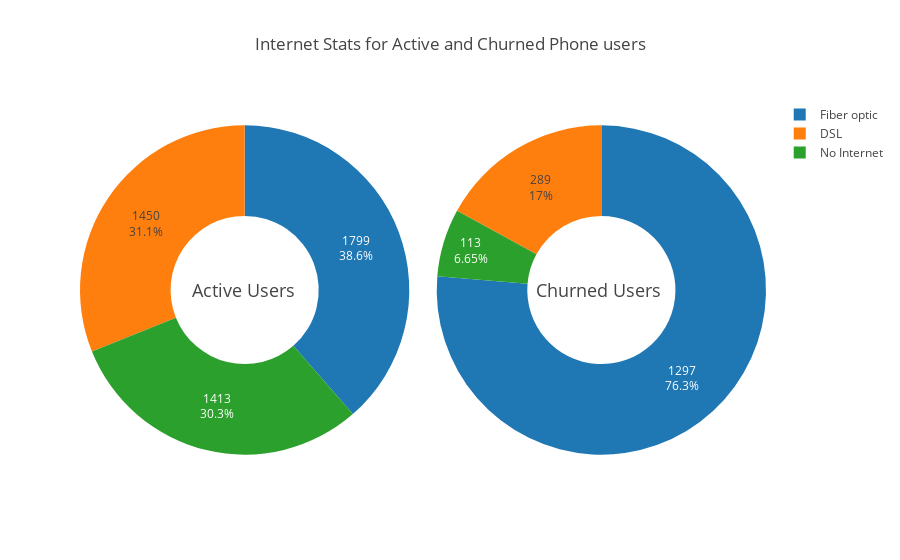

Notebook code cell kept with this figure:
### Markdown cell above
**Observations**: Aside from the raw numbers
- Whether we consider Internet, Phone, or both, we have currently many more active users than churned users.
- Just because 85% of the users who churned had both internet + phone doesn’t mean the combo “internet + phone” is bad. They constitute 63% of our active user base after all. 
- Similarly, 6% churned user had only phone services doesn’t mean the "phone only" policy is good. They don’t have as many active users to begin with.

### Code cell
labels_active = ['Fiber optic','DSL','No Internet']
values_active = [
    active_phone_users[active_phone_users['InternetService'] == 'Fiber optic'].shape[0],
    active_phone_users[active_phone_users['InternetService'] == 'DSL'].shape[0],
    active_phone_users[active_phone_users['InternetService'] == 'No'].shape[0]
]
trace_active = go.Pie(labels=labels_active, values=values_active, hole = .45, 
                      domain={"x": [0, .48]}, hoverinfo='label+percent+value', textinfo='value+percent')

labels_churned = ['Fiber optic','DSL','No Internet']
values_churned = [
    churned_phone_users[churned_phone_users['InternetService'] == 'Fiber optic'].shape[0],
    churned_phone_users[churned_phone_users['InternetService'] == 'DSL'].shape[0],
    churned_phone_users[churned_phone_users['InternetService'] == 'No'].shape[0]
]
trace_churned = go.Pie(labels=labels_churned, values=values_churned, hole = .45,
                       domain={"x": [0.52, 1]}, hoverinfo='label+percent+value', textinfo='value+percent')

layout={
    'title': 'Internet Stats for Active and Churned Phone users',
    'annotations': [
        {'text': 'Active Users',                
         "x": 0.16, # Position of Text
         "y": 0.5,
         'showarrow':False,
         'font':{'size': 18}
        }, 
        {'text': 'Churned Users',
         "x": 0.85,
        "y": 0.5,
        'showarrow':False,
        'font':{'size': 18}
        }
    ]
}

fig = go.Figure(dict(data=[trace_active, trace_churned], layout=layout))
iplot(fig)

### Figure 1 — Plotly figure (JSON) as saved in the notebook; plotly's stock layout.template omitted (floating-point values rounded to 4 significant figures)
{"data": [{"domain": {"x": [0, 0.48]}, "hole": 0.45, "hoverinfo": "label+percent+value", "labels": ["Fiber optic", "DSL", "No Internet"], "textinfo": "value+percent", "type": "pie", "uid": "106ddfe2-a4db-11e8-9c5c-3c15c2dc8196", "values": [1799, 1450, 1413]}, {"domain": {"x": [0.52, 1]}, "hole": 0.45, "hoverinfo": "label+percent+value", "labels": ["Fiber optic", "DSL", "No Internet"], "textinfo": "value+percent", "type": "pie", "uid": "106de190-a4db-11e8-8fb8-3c15c2dc8196", "values": [1297, 289, 113]}], "layout": {"annotations": [{"font": {"size": 18}, "showarrow": false, "text": "Active Users", "x": 0.16, "y": 0.5}, {"font": {"size": 18}, "showarrow": false, "text": "Churned Users", "x": 0.85, "y": 0.5}], "title": "Internet Stats for Active and Churned Phone users"}}
